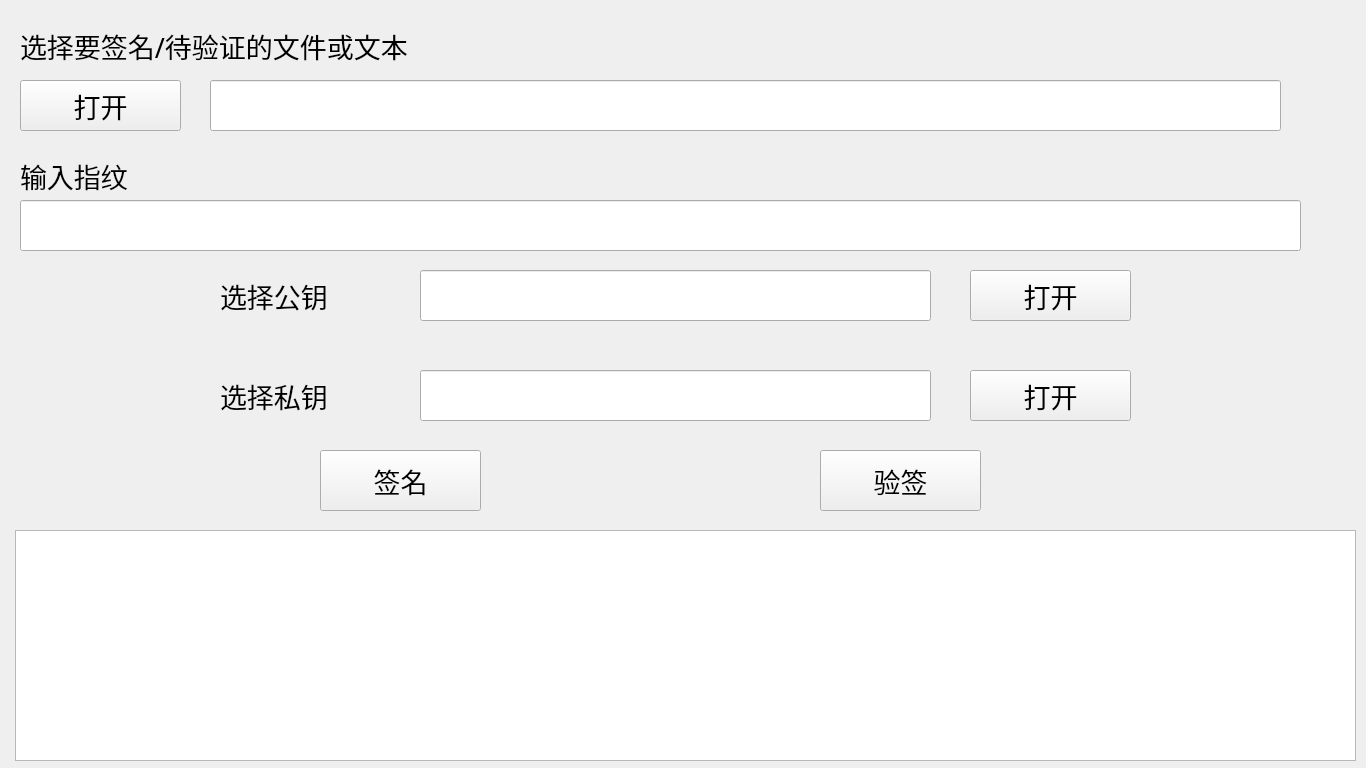
<?xml version="1.0" encoding="UTF-8"?>
<ui version="4.0">
 <class>hashSum</class>
 <widget class="QWidget" name="hashSum">
  <property name="geometry">
   <rect>
    <x>0</x>
    <y>0</y>
    <width>1366</width>
    <height>768</height>
   </rect>
  </property>
  <property name="windowTitle">
   <string>RSA加密</string>
  </property>
  <widget class="QLabel" name="label">
   <property name="geometry">
    <rect>
     <x>20</x>
     <y>10</y>
     <width>681</width>
     <height>71</height>
    </rect>
   </property>
   <property name="font">
    <font>
     <family>隶书</family>
     <pointsize>20</pointsize>
    </font>
   </property>
   <property name="text">
    <string>选择要签名/待验证的文件或文本</string>
   </property>
   <property name="wordWrap">
    <bool>true</bool>
   </property>
  </widget>
  <widget class="QLineEdit" name="inputFile">
   <property name="geometry">
    <rect>
     <x>210</x>
     <y>80</y>
     <width>1071</width>
     <height>51</height>
    </rect>
   </property>
  </widget>
  <widget class="QPushButton" name="selectFile">
   <property name="geometry">
    <rect>
     <x>20</x>
     <y>80</y>
     <width>161</width>
     <height>51</height>
    </rect>
   </property>
   <property name="font">
    <font>
     <family>幼圆</family>
     <pointsize>20</pointsize>
    </font>
   </property>
   <property name="text">
    <string>打开</string>
   </property>
  </widget>
  <widget class="QPushButton" name="signing">
   <property name="geometry">
    <rect>
     <x>320</x>
     <y>450</y>
     <width>161</width>
     <height>61</height>
    </rect>
   </property>
   <property name="font">
    <font>
     <family>等线</family>
     <pointsize>20</pointsize>
    </font>
   </property>
   <property name="text">
    <string>签名</string>
   </property>
  </widget>
  <widget class="QPushButton" name="selectpublicKey">
   <property name="geometry">
    <rect>
     <x>970</x>
     <y>270</y>
     <width>161</width>
     <height>51</height>
    </rect>
   </property>
   <property name="font">
    <font>
     <family>幼圆</family>
     <pointsize>20</pointsize>
    </font>
   </property>
   <property name="text">
    <string>打开</string>
   </property>
  </widget>
  <widget class="QLabel" name="label_2">
   <property name="geometry">
    <rect>
     <x>220</x>
     <y>250</y>
     <width>221</width>
     <height>91</height>
    </rect>
   </property>
   <property name="font">
    <font>
     <family>楷体</family>
     <pointsize>20</pointsize>
    </font>
   </property>
   <property name="text">
    <string>选择公钥</string>
   </property>
  </widget>
  <widget class="QLineEdit" name="publicKey_dir">
   <property name="geometry">
    <rect>
     <x>420</x>
     <y>270</y>
     <width>511</width>
     <height>51</height>
    </rect>
   </property>
  </widget>
  <widget class="QLabel" name="label_3">
   <property name="geometry">
    <rect>
     <x>220</x>
     <y>350</y>
     <width>221</width>
     <height>91</height>
    </rect>
   </property>
   <property name="font">
    <font>
     <family>楷体</family>
     <pointsize>20</pointsize>
    </font>
   </property>
   <property name="text">
    <string>选择私钥</string>
   </property>
  </widget>
  <widget class="QLineEdit" name="privateKey_dir">
   <property name="geometry">
    <rect>
     <x>420</x>
     <y>370</y>
     <width>511</width>
     <height>51</height>
    </rect>
   </property>
  </widget>
  <widget class="QPushButton" name="selectprivateKey">
   <property name="geometry">
    <rect>
     <x>970</x>
     <y>370</y>
     <width>161</width>
     <height>51</height>
    </rect>
   </property>
   <property name="font">
    <font>
     <family>幼圆</family>
     <pointsize>20</pointsize>
    </font>
   </property>
   <property name="text">
    <string>打开</string>
   </property>
  </widget>
  <widget class="QPushButton" name="verifying">
   <property name="geometry">
    <rect>
     <x>820</x>
     <y>450</y>
     <width>161</width>
     <height>61</height>
    </rect>
   </property>
   <property name="font">
    <font>
     <family>等线</family>
     <pointsize>20</pointsize>
    </font>
   </property>
   <property name="text">
    <string>验签</string>
   </property>
  </widget>
  <widget class="QLabel" name="label_4">
   <property name="geometry">
    <rect>
     <x>20</x>
     <y>130</y>
     <width>221</width>
     <height>91</height>
    </rect>
   </property>
   <property name="font">
    <font>
     <family>楷体</family>
     <pointsize>20</pointsize>
    </font>
   </property>
   <property name="text">
    <string>输入指纹</string>
   </property>
  </widget>
  <widget class="QLineEdit" name="fingerPrint">
   <property name="geometry">
    <rect>
     <x>20</x>
     <y>200</y>
     <width>1281</width>
     <height>51</height>
    </rect>
   </property>
  </widget>
  <widget class="QTextBrowser" name="result">
   <property name="geometry">
    <rect>
     <x>15</x>
     <y>530</y>
     <width>1341</width>
     <height>231</height>
    </rect>
   </property>
   <property name="font">
    <font>
     <pointsize>14</pointsize>
    </font>
   </property>
  </widget>
 </widget>
 <resources/>
 <connections/>
</ui>
